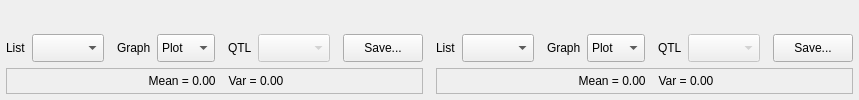
                <widget class="QWidget" name="graphsTab4">
                 <attribute name="title">
                  <string>Graphs</string>
                 </attribute>
                 <layout class="QHBoxLayout" name="graphsTabHLayout4">
                  <property name="margin">
                   <number>6</number>
                  </property>
                  <item>
                   <layout class="QHBoxLayout" name="graphTabHLayout4">
                    <property name="spacing">
                     <number>0</number>
                    </property>
                    <item>
                     <layout class="QVBoxLayout" name="graphLeftVLayout4">
                      <item>
                       <widget class="QwtPlot" name="graphLeftQwtPlot4">
                        <property name="sizePolicy">
                         <sizepolicy hsizetype="MinimumExpanding" vsizetype="MinimumExpanding">
                          <horstretch>0</horstretch>
                          <verstretch>0</verstretch>
                         </sizepolicy>
                        </property>
                       </widget>
                      </item>
                      <item>
                       <spacer name="graphLeftMiddleVSpacer4">
                        <property name="orientation">
                         <enum>Qt::Vertical</enum>
                        </property>
                        <property name="sizeType">
                         <enum>QSizePolicy::Fixed</enum>
                        </property>
                        <property name="sizeHint" stdset="0">
                         <size>
                          <width>30</width>
                          <height>10</height>
                         </size>
                        </property>
                       </spacer>
                      </item>
                      <item>
                       <layout class="QHBoxLayout" name="graphLeftQtlHLayout4">
                        <property name="spacing">
                         <number>0</number>
                        </property>
                        <item>
                         <spacer name="graphLeftQtlLeftHSpacer4">
                          <property name="orientation">
                           <enum>Qt::Horizontal</enum>
                          </property>
                          <property name="sizeType">
                           <enum>QSizePolicy::Fixed</enum>
                          </property>
                          <property name="sizeHint" stdset="0">
                           <size>
                            <width>0</width>
                            <height>20</height>
                           </size>
                          </property>
                         </spacer>
                        </item>
                        <item>
                         <widget class="QLabel" name="graphLeftListLabel4">
                          <property name="minimumSize">
                           <size>
                            <width>0</width>
                            <height>28</height>
                           </size>
                          </property>
                          <property name="maximumSize">
                           <size>
                            <width>16777215</width>
                            <height>28</height>
                           </size>
                          </property>
                          <property name="text">
                           <string>List</string>
                          </property>
                         </widget>
                        </item>
                        <item>
                         <spacer name="graphLeftListHSpacer4">
                          <property name="orientation">
                           <enum>Qt::Horizontal</enum>
                          </property>
                          <property name="sizeType">
                           <enum>QSizePolicy::Fixed</enum>
                          </property>
                          <property name="sizeHint" stdset="0">
                           <size>
                            <width>6</width>
                            <height>20</height>
                           </size>
                          </property>
                         </spacer>
                        </item>
                        <item>
                         <widget class="QComboBox" name="graphLeftListComboBox4">
                          <property name="minimumSize">
                           <size>
                            <width>0</width>
                            <height>28</height>
                           </size>
                          </property>
                          <property name="maximumSize">
                           <size>
                            <width>16777215</width>
                            <height>28</height>
                           </size>
                          </property>
                         </widget>
                        </item>
                        <item>
                         <spacer name="graphLeftMiddleHSpacer4">
                          <property name="orientation">
                           <enum>Qt::Horizontal</enum>
                          </property>
                          <property name="sizeType">
                           <enum>QSizePolicy::Fixed</enum>
                          </property>
                          <property name="sizeHint" stdset="0">
                           <size>
                            <width>13</width>
                            <height>20</height>
                           </size>
                          </property>
                         </spacer>
                        </item>
                        <item>
                         <widget class="QLabel" name="graphLeftGraphLabel4">
                          <property name="minimumSize">
                           <size>
                            <width>0</width>
                            <height>28</height>
                           </size>
                          </property>
                          <property name="maximumSize">
                           <size>
                            <width>16777215</width>
                            <height>28</height>
                           </size>
                          </property>
                          <property name="text">
                           <string>Graph</string>
                          </property>
                         </widget>
                        </item>
                        <item>
                         <spacer name="graphLeftCriterionRightHSpacer4">
                          <property name="orientation">
                           <enum>Qt::Horizontal</enum>
                          </property>
                          <property name="sizeType">
                           <enum>QSizePolicy::Fixed</enum>
                          </property>
                          <property name="sizeHint" stdset="0">
                           <size>
                            <width>6</width>
                            <height>20</height>
                           </size>
                          </property>
                         </spacer>
                        </item>
                        <item>
                         <widget class="QComboBox" name="graphLeftPlotComboBox4">
                          <property name="minimumSize">
                           <size>
                            <width>0</width>
                            <height>28</height>
                           </size>
                          </property>
                          <property name="maximumSize">
                           <size>
                            <width>16777215</width>
                            <height>28</height>
                           </size>
                          </property>
                          <item>
                           <property name="text">
                            <string>Plot</string>
                           </property>
                          </item>
                          <item>
                           <property name="text">
                            <string>Histo</string>
                           </property>
                          </item>
                         </widget>
                        </item>
                        <item>
                         <spacer name="graphLeftCriterionMiddleHSpacer4">
                          <property name="orientation">
                           <enum>Qt::Horizontal</enum>
                          </property>
                          <property name="sizeType">
                           <enum>QSizePolicy::Fixed</enum>
                          </property>
                          <property name="sizeHint" stdset="0">
                           <size>
                            <width>13</width>
                            <height>20</height>
                           </size>
                          </property>
                         </spacer>
                        </item>
                        <item>
                         <widget class="QLabel" name="graphLeftQtlLabel4">
                          <property name="minimumSize">
                           <size>
                            <width>0</width>
                            <height>28</height>
                           </size>
                          </property>
                          <property name="maximumSize">
                           <size>
                            <width>16777215</width>
                            <height>28</height>
                           </size>
                          </property>
                          <property name="text">
                           <string>QTL</string>
                          </property>
                         </widget>
                        </item>
                        <item>
                         <spacer name="graphLeftQtlMiddleHSpacer4">
                          <property name="orientation">
                           <enum>Qt::Horizontal</enum>
                          </property>
                          <property name="sizeType">
                           <enum>QSizePolicy::Fixed</enum>
                          </property>
                          <property name="sizeHint" stdset="0">
                           <size>
                            <width>6</width>
                            <height>20</height>
                           </size>
                          </property>
                         </spacer>
                        </item>
                        <item>
                         <widget class="QComboBox" name="graphLeftQtlComboBox4">
                          <property name="enabled">
                           <bool>false</bool>
                          </property>
                          <property name="minimumSize">
                           <size>
                            <width>0</width>
                            <height>28</height>
                           </size>
                          </property>
                          <property name="maximumSize">
                           <size>
                            <width>16777215</width>
                            <height>28</height>
                           </size>
                          </property>
                         </widget>
                        </item>
                        <item>
                         <spacer name="graphLeftRightHSpacer4">
                          <property name="orientation">
                           <enum>Qt::Horizontal</enum>
                          </property>
                          <property name="sizeType">
                           <enum>QSizePolicy::MinimumExpanding</enum>
                          </property>
                          <property name="sizeHint" stdset="0">
                           <size>
                            <width>13</width>
                            <height>20</height>
                           </size>
                          </property>
                         </spacer>
                        </item>
                        <item>
                         <widget class="QPushButton" name="graphLeftSavePushButton4">
                          <property name="minimumSize">
                           <size>
                            <width>0</width>
                            <height>28</height>
                           </size>
                          </property>
                          <property name="maximumSize">
                           <size>
                            <width>16777215</width>
                            <height>28</height>
                           </size>
                          </property>
                          <property name="text">
                           <string>Save...</string>
                          </property>
                         </widget>
                        </item>
                        <item>
                         <spacer name="graphLeftQtlRightHSpacer4">
                          <property name="orientation">
                           <enum>Qt::Horizontal</enum>
                          </property>
                          <property name="sizeType">
                           <enum>QSizePolicy::Fixed</enum>
                          </property>
                          <property name="sizeHint" stdset="0">
                           <size>
                            <width>0</width>
                            <height>20</height>
                           </size>
                          </property>
                         </spacer>
                        </item>
                       </layout>
                      </item>
                      <item>
                       <spacer name="graphLeftBottomVSpacer4">
                        <property name="orientation">
                         <enum>Qt::Vertical</enum>
                        </property>
                        <property name="sizeType">
                         <enum>QSizePolicy::Fixed</enum>
                        </property>
                        <property name="sizeHint" stdset="0">
                         <size>
                          <width>20</width>
                          <height>6</height>
                         </size>
                        </property>
                       </spacer>
                      </item>
                      <item>
                       <layout class="QHBoxLayout" name="graphLeftMeanVarHLayout4">
                        <property name="spacing">
                         <number>0</number>
                        </property>
                        <item>
                         <widget class="QLabel" name="graphLeftMeanLabel4">
                          <property name="minimumSize">
                           <size>
                            <width>0</width>
                            <height>26</height>
                           </size>
                          </property>
                          <property name="maximumSize">
                           <size>
                            <width>16777215</width>
                            <height>26</height>
                           </size>
                          </property>
                          <property name="frameShape">
                           <enum>QFrame::StyledPanel</enum>
                          </property>
                          <property name="text">
                           <string>&lt;!DOCTYPE HTML PUBLIC &quot;-//W3C//DTD HTML 4.0//EN&quot; &quot;http://www.w3.org/TR/REC-html40/strict.dtd&quot;&gt;
&lt;html&gt;&lt;head&gt;&lt;meta name=&quot;qrichtext&quot; content=&quot;1&quot; /&gt;&lt;style type=&quot;text/css&quot;&gt;
p, li { white-space: pre-wrap; }
&lt;/style&gt;&lt;/head&gt;&lt;body style=&quot; font-family:'Sans Serif'; font-size:9pt; font-weight:400; font-style:normal;&quot;&gt;
&lt;p align=&quot;center&quot; style=&quot; margin-top:0px; margin-bottom:0px; margin-left:0px; margin-right:0px; -qt-block-indent:0; text-indent:0px;&quot;&gt;Mean = 0.00	Var = 0.00&lt;/p&gt;&lt;/body&gt;&lt;/html&gt;</string>
                          </property>
                         </widget>
                        </item>
                       </layout>
                      </item>
                     </layout>
                    </item>
                    <item>
                     <spacer name="graphsMiddleHSpacer4">
                      <property name="orientation">
                       <enum>Qt::Horizontal</enum>
                      </property>
                      <property name="sizeType">
                       <enum>QSizePolicy::Fixed</enum>
                      </property>
                      <property name="sizeHint" stdset="0">
                       <size>
                        <width>13</width>
                        <height>10</height>
                       </size>
                      </property>
                     </spacer>
                    </item>
                    <item>
                     <layout class="QVBoxLayout" name="graphRightVLayout4">
                      <item>
                       <widget class="QwtPlot" name="graphRightQwtPlot4"/>
                      </item>
                      <item>
                       <spacer name="graphRightMiddleVSpacer4">
                        <property name="orientation">
                         <enum>Qt::Vertical</enum>
                        </property>
                        <property name="sizeType">
                         <enum>QSizePolicy::Fixed</enum>
                        </property>
                        <property name="sizeHint" stdset="0">
                         <size>
                          <width>30</width>
                          <height>10</height>
                         </size>
                        </property>
                       </spacer>
                      </item>
                      <item>
                       <layout class="QHBoxLayout" name="graphRightParamsHLayout4">
                        <property name="spacing">
                         <number>0</number>
                        </property>
                        <item>
                         <widget class="QLabel" name="graphRightListLabel4">
                          <property name="minimumSize">
                           <size>
                            <width>0</width>
                            <height>28</height>
                           </size>
                          </property>
                          <property name="maximumSize">
                           <size>
                            <width>16777215</width>
                            <height>28</height>
                           </size>
                          </property>
                          <property name="text">
                           <string>List</string>
                          </property>
                         </widget>
                        </item>
                        <item>
                         <spacer name="graphRightListHSpacer4">
                          <property name="orientation">
                           <enum>Qt::Horizontal</enum>
                          </property>
                          <property name="sizeType">
                           <enum>QSizePolicy::Fixed</enum>
                          </property>
                          <property name="sizeHint" stdset="0">
                           <size>
                            <width>6</width>
                            <height>20</height>
                           </size>
                          </property>
                         </spacer>
                        </item>
                        <item>
                         <widget class="QComboBox" name="graphRightListComboBox4">
                          <property name="minimumSize">
                           <size>
                            <width>0</width>
                            <height>28</height>
                           </size>
                          </property>
                          <property name="maximumSize">
                           <size>
                            <width>16777215</width>
                            <height>28</height>
                           </size>
                          </property>
                          <property name="currentIndex">
                           <number>-1</number>
                          </property>
                         </widget>
                        </item>
                        <item>
                         <spacer name="graphRightMiddleHSpacer4">
                          <property name="orientation">
                           <enum>Qt::Horizontal</enum>
                          </property>
                          <property name="sizeType">
                           <enum>QSizePolicy::Fixed</enum>
                          </property>
                          <property name="sizeHint" stdset="0">
                           <size>
                            <width>13</width>
                            <height>20</height>
                           </size>
                          </property>
                         </spacer>
                        </item>
                        <item>
                         <widget class="QLabel" name="graphRightGraphLabel4">
                          <property name="minimumSize">
                           <size>
                            <width>0</width>
                            <height>28</height>
                           </size>
                          </property>
                          <property name="maximumSize">
                           <size>
                            <width>16777215</width>
                            <height>28</height>
                           </size>
                          </property>
                          <property name="text">
                           <string>Graph</string>
                          </property>
                         </widget>
                        </item>
                        <item>
                         <spacer name="graphRightCriterionRightHSpacer4">
                          <property name="orientation">
                           <enum>Qt::Horizontal</enum>
                          </property>
                          <property name="sizeType">
                           <enum>QSizePolicy::Fixed</enum>
                          </property>
                          <property name="sizeHint" stdset="0">
                           <size>
                            <width>6</width>
                            <height>20</height>
                           </size>
                          </property>
                         </spacer>
                        </item>
                        <item>
                         <widget class="QComboBox" name="graphRightPlotComboBox4">
                          <property name="minimumSize">
                           <size>
                            <width>0</width>
                            <height>28</height>
                           </size>
                          </property>
                          <property name="maximumSize">
                           <size>
                            <width>16777215</width>
                            <height>28</height>
                           </size>
                          </property>
                          <item>
                           <property name="text">
                            <string>Plot</string>
                           </property>
                          </item>
                          <item>
                           <property name="text">
                            <string>Histo</string>
                           </property>
                          </item>
                         </widget>
                        </item>
                        <item>
                         <spacer name="graphRightCriterionMiddleHSpacer4">
                          <property name="orientation">
                           <enum>Qt::Horizontal</enum>
                          </property>
                          <property name="sizeType">
                           <enum>QSizePolicy::Fixed</enum>
                          </property>
                          <property name="sizeHint" stdset="0">
                           <size>
                            <width>13</width>
                            <height>20</height>
                           </size>
                          </property>
                         </spacer>
                        </item>
                        <item>
                         <widget class="QLabel" name="graphRightQtlLabel4">
                          <property name="minimumSize">
                           <size>
                            <width>0</width>
                            <height>28</height>
                           </size>
                          </property>
                          <property name="maximumSize">
                           <size>
                            <width>16777215</width>
                            <height>28</height>
                           </size>
                          </property>
                          <property name="text">
                           <string>QTL</string>
                          </property>
                         </widget>
                        </item>
                        <item>
                         <spacer name="graphRightQtlHSpacer4">
                          <property name="orientation">
                           <enum>Qt::Horizontal</enum>
                          </property>
                          <property name="sizeType">
                           <enum>QSizePolicy::Fixed</enum>
                          </property>
                          <property name="sizeHint" stdset="0">
                           <size>
                            <width>6</width>
                            <height>20</height>
                           </size>
                          </property>
                         </spacer>
                        </item>
                        <item>
                         <widget class="QComboBox" name="graphRightQtlComboBox4">
                          <property name="enabled">
                           <bool>false</bool>
                          </property>
                          <property name="minimumSize">
                           <size>
                            <width>0</width>
                            <height>28</height>
                           </size>
                          </property>
                          <property name="maximumSize">
                           <size>
                            <width>16777215</width>
                            <height>28</height>
                           </size>
                          </property>
                         </widget>
                        </item>
                        <item>
                         <spacer name="graphRightQtlRightHSpacer4">
                          <property name="orientation">
                           <enum>Qt::Horizontal</enum>
                          </property>
                          <property name="sizeType">
                           <enum>QSizePolicy::MinimumExpanding</enum>
                          </property>
                          <property name="sizeHint" stdset="0">
                           <size>
                            <width>13</width>
                            <height>20</height>
                           </size>
                          </property>
                         </spacer>
                        </item>
                        <item>
                         <widget class="QPushButton" name="graphRightSavePushButton4">
                          <property name="minimumSize">
                           <size>
                            <width>0</width>
                            <height>28</height>
                           </size>
                          </property>
                          <property name="maximumSize">
                           <size>
                            <width>16777215</width>
                            <height>28</height>
                           </size>
                          </property>
                          <property name="text">
                           <string>Save...</string>
                          </property>
                         </widget>
                        </item>
                       </layout>
                      </item>
                      <item>
                       <spacer name="graphRightBottomVSpacer4">
                        <property name="orientation">
                         <enum>Qt::Vertical</enum>
                        </property>
                        <property name="sizeType">
                         <enum>QSizePolicy::Fixed</enum>
                        </property>
                        <property name="sizeHint" stdset="0">
                         <size>
                          <width>20</width>
                          <height>6</height>
                         </size>
                        </property>
                       </spacer>
                      </item>
                      <item>
                       <layout class="QHBoxLayout" name="meanVarHLayout4">
                        <property name="spacing">
                         <number>0</number>
                        </property>
                        <item>
                         <widget class="QLabel" name="graphRightMeanLabel4">
                          <property name="minimumSize">
                           <size>
                            <width>0</width>
                            <height>26</height>
                           </size>
                          </property>
                          <property name="maximumSize">
                           <size>
                            <width>16777215</width>
                            <height>26</height>
                           </size>
                          </property>
                          <property name="frameShape">
                           <enum>QFrame::StyledPanel</enum>
                          </property>
                          <property name="text">
                           <string>&lt;!DOCTYPE HTML PUBLIC &quot;-//W3C//DTD HTML 4.0//EN&quot; &quot;http://www.w3.org/TR/REC-html40/strict.dtd&quot;&gt;
&lt;html&gt;&lt;head&gt;&lt;meta name=&quot;qrichtext&quot; content=&quot;1&quot; /&gt;&lt;style type=&quot;text/css&quot;&gt;
p, li { white-space: pre-wrap; }
&lt;/style&gt;&lt;/head&gt;&lt;body style=&quot; font-family:'Sans Serif'; font-size:9pt; font-weight:400; font-style:normal;&quot;&gt;
&lt;p align=&quot;center&quot; style=&quot; margin-top:0px; margin-bottom:0px; margin-left:0px; margin-right:0px; -qt-block-indent:0; text-indent:0px;&quot;&gt;Mean = 0.00	Var = 0.00&lt;/p&gt;&lt;/body&gt;&lt;/html&gt;</string>
                          </property>
                         </widget>
                        </item>
                       </layout>
                      </item>
                     </layout>
                    </item>
                   </layout>
                  </item>
                 </layout>
                </widget>
